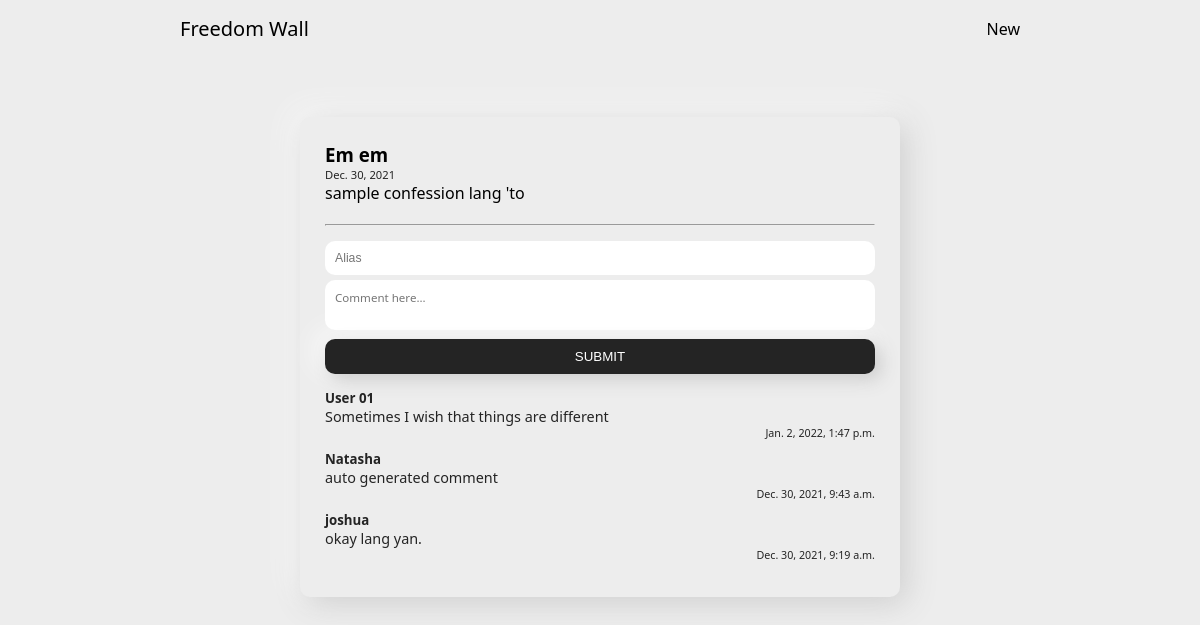
The page /freedom-app/confession/19 on the database as committed earlier.
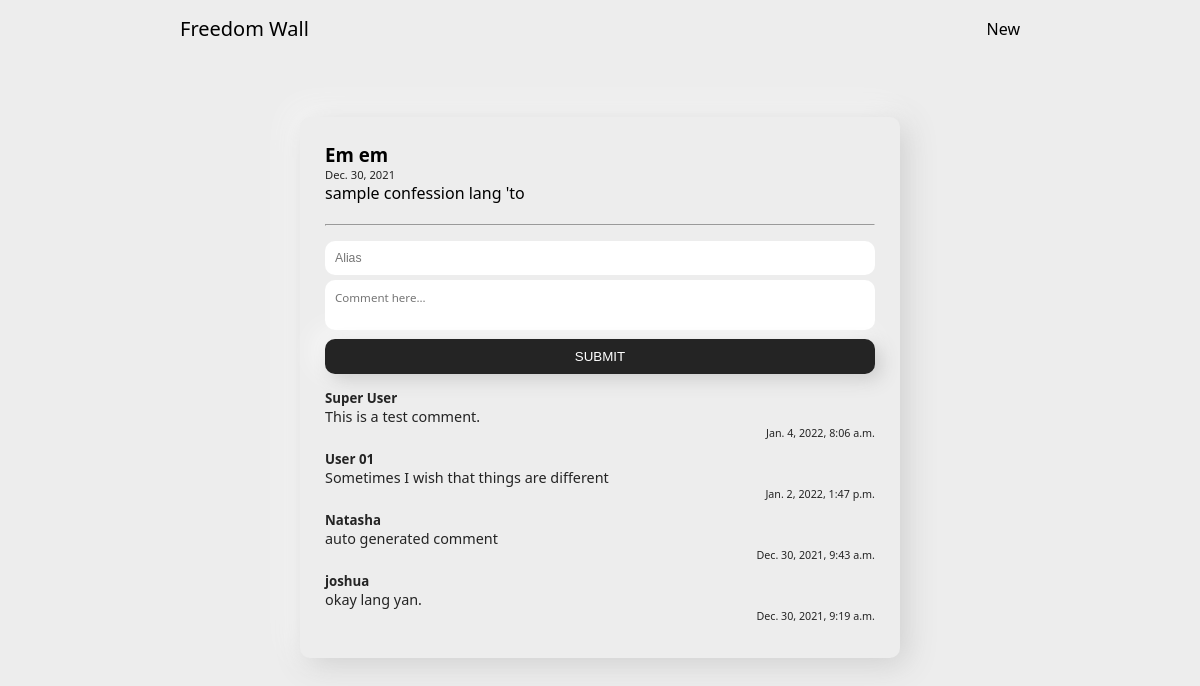
The same page on the database as committed later.
### freedomApp/models.py (models this page shows, shortened)
class Confession(models.Model):
    user_alias = models.CharField(max_length=15, blank=False)
    confession = models.TextField(max_length=2000, blank=False)
    timestamp = models.DateField(auto_now_add=True, auto_now=False, blank=True)

class Comment(models.Model):
    target = models.ForeignKey(Confession, on_delete=models.CASCADE)
    commenter_name = models.CharField(max_length=15, blank=False)
    comment_body = models.TextField(max_length=2000, blank=False)
    comment_timestamp = models.DateTimeField(auto_now_add=True, auto_now=False, blank=False)

### freedomApp/views.py (the view)
# urls.py: path('confession/<int:item_id>', views.confession, name='confession-detail'),
def confession(request, item_id):
    confession_items = get_object_or_404(Confession, pk=item_id)
    target_confession = Confession.objects.get(pk=item_id)
    comments = Comment.objects.filter(target=target_confession.id).order_by('-comment_timestamp')
    return render(request, 'freedomApp/confession.html', {'item': confession_items, 'comments': comments})

### freedomApp/templates/freedomApp/confession.html (shortened to what this page needs)
{% extends 'base.html' %} {% load static %}
{% block styling %}
<link rel="stylesheet" href="{% static 'css/confession.css' %}" />
{% endblock styling %}
{% block content %}
<div class="container-fluid">
  <div class="freedom-app">
    <div class="confession-cards grid">
      <div class="confession-card">
        <h3 class="detail-mainheader">{{ item.user_alias }}</h3>
        <h5 class="confession-timestamp">{{ item.timestamp }}</h5>
        <p>{{ item.confession }}</p>
        <div class="comments-cards">
          <hr>
          <div class="comment-input">
            <form
              action="{% url 'add-comment' %}"
              method="post"
              class="comment-form"
            >
              <input
                type="text"
                name="commenter-alias"
                placeholder="Alias"
                class="commenter-alias-input form-control"
                id=""
                required
                autocomplete="off"
              />
              <textarea
                name="comment-body"
                id=""
                placeholder="Comment here..."
                class="comment-input form-control"
                required
              ></textarea>
              <input
                type="submit"
                name="comment-submit"
                value="SUBMIT"
                class="btn btn-dark btn-block"
              />
            </form>
          </div>
          {% for item in comments %}
          <div class="comment-card">
            <h5>{{ item.commenter_name }}</h5>
            <p>{{ item.comment_body }}</p>
            <h6 class="comment-timestamp">{{ item.comment_timestamp }}</h6>
          </div>
          {% endfor %}
        </div>
      </div>
    </div>
  </div>
</div>
{% endblock content %}

### templates/base.html (shortened to what this page needs)
{% load static %}
<!DOCTYPE html>
<html lang="en">
<head>
    <link rel="stylesheet" href="{% static 'css/base.css' %}" />
    {% block styling %}{% endblock styling %}
</head>
<body>
    <div class="header">
        <div class="navigation grid">
            <div class="navbar-brand">
                <a href="{% url 'home' %}" class="brand-logo">Freedom Wall</a>
            </div>
            <div class="nav-links flex">
                <ul class="nav-items">
                    <li class="nav-item"><a href="#">New</a></li>
                </ul>
            </div>
        </div>
    </div>
    {% block content %}{% endblock content %}
</body>
</html>

### static/css/base.css (style rules this page uses)
:root { --primary: #242424; --secondary: #e0dede; --third: #eeeded; --background-main: #ededed; }
* { padding: 0; margin: 0; box-sizing: border-box; }
body { font-family: 'Segoe UI', sans-serif; background-color: var(--background-main); }
a,li { list-style-type: none; text-decoration: none; color: black; }
.container-fluid { padding: 5% 6%; }
.grid { display: grid; }
.flex { display: flex; }
.btn { display: inline-block; cursor: pointer; padding: 10px; border-radius: 10px; border: none; border-radius: 10px; box-shadow: 6px 6px 18px #cccccc, -6px -6px 31px #ffffff; }
.btn-dark { color: #fff; background-color: var(--primary); }
.btn-block { width: 100%; }
.form-control { width: 100%; padding: 10px; border-radius: 10px; border: none; color: var(--primary); font-size: .90em; }
.navigation { padding: 1.5% 6%; grid-template-columns: repeat(12, 1fr); align-items: center; background-color: var(--background-main); }
.navbar-brand { grid-column: 1/6; }
.navbar-brand a { font-weight: 500; font-size: 1.25em; }
.nav-links { grid-column: 12/13; justify-content: flex-end; }
@media screen and (min-width: 620px) { .container-fluid { padding: 5% 15%; } }
@media screen and (min-width: 620px) { .navigation { padding: 1.25% 15%; } }
@media screen and (min-width: 1200px) { .container-fluid { padding: 5% 25%; } }

### static/css/confession.css (style rules this page uses)
.freedom-app { padding: 25px; border-radius: 10px; border-radius: 10px; background: #ededed; box-shadow: 6px 6px 31px #cccccc, -6px -6px 31px #ffffff; }
.confession-timestamp { color: var(--primary); font-size: .70em; font-weight: 400; }
.comments-cards { margin-top: 20px; }
.comment-form { margin: 10px 0; }
.comment-form input { margin: 5px 0; }
.comment-input { resize: none; font-family: 'Segoe UI', sans-serif; font-size: .85em; }
.comment-card { margin: 10px 0; color: var(--primary); }
.comment-card p { font-size: .90em; }
.comment-card h6 { text-align: end; font-weight: 400; }

Rows that differ between the two databases and show on the page:
added Comment: commenter_name "Super User", comment_body "This is a test comment.", comment_timestamp "Jan. 4, 2022, 8:06 a.m."
